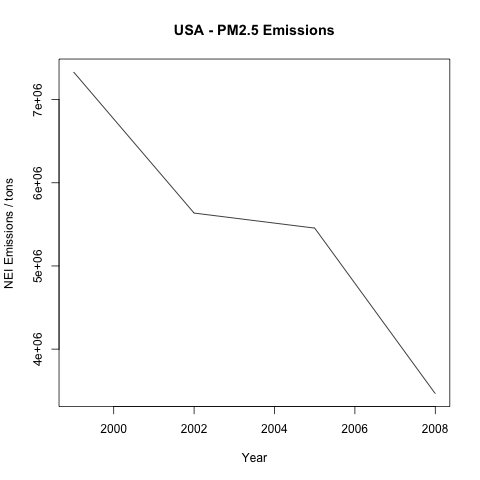

Reproduce this figure in R.
# Exploratory Data Analysis - Course Project 2
# Author - James McGuigan
#
# Question 1: Have total emissions from PM2.5 decreased in the United States from 1999 to 2008? 
#             Using the base plotting system, make a plot showing the total PM2.5 emission 
#             from all sources for each of the years 1999, 2002, 2005, and 2008.

source("dataLoad.R")

NEI <- data.load.summary()

NEI.Emissions <- sapply(split( NEI, NEI$year ), function(NEI.by.year) {
  sum(NEI.by.year$Emissions)
})

render <- function() {
  plot(names(NEI.Emissions), NEI.Emissions, 
       type="l",
       xlab="Year", 
       ylab="NEI Emissions / tons", 
       main="USA - PM2.5 Emissions"
      )  
}

render()
png("plot1.png"); render(); dev.off()